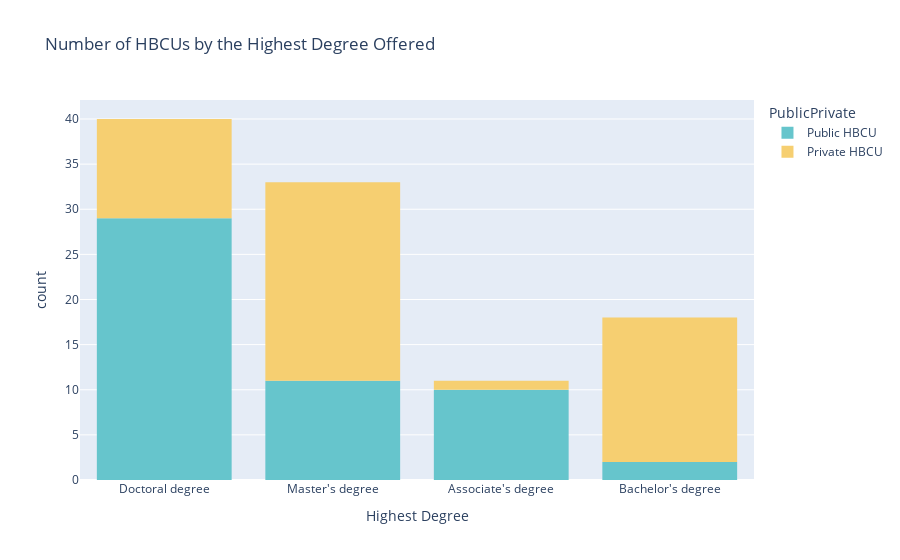

Notebook cell for this chart:
### Code cell
#get Highest degree numbers for public and private HBCUs

fig = px.histogram(df, df['Highest Degree'],
                   title='Number of HBCUs by the Highest Degree Offered',
                   color=df['PublicPrivate'],
                   color_discrete_sequence=px.colors.qualitative.Pastel
                   )
fig.show()

### Figure 1 — Plotly figure (JSON) as saved in the notebook; plotly's stock layout.template omitted (floating-point values rounded to 4 significant figures)
{"data": [{"alignmentgroup": "True", "bingroup": "x", "hovertemplate": "PublicPrivate=Public HBCU<br>Highest Degree=%{x}<br>count=%{y}<extra></extra>", "legendgroup": "Public HBCU", "marker": {"color": "rgb(102, 197, 204)", "pattern": {"shape": ""}}, "name": "Public HBCU", "offsetgroup": "Public HBCU", "orientation": "v", "showlegend": true, "type": "histogram", "x": ["Doctoral degree", "Doctoral degree", "Master's degree", "Doctoral degree", "Associate's degree", "Master's degree", "Doctoral degree", "Master's degree", "Bachelor's degree", "Associate's degree", "Doctoral degree", "Doctoral degree", "Associate's degree", "Master's degree", "Doctoral degree", "Doctoral degree", "Master's degree", "Associate's degree", "Doctoral degree", "Associate's degree", "Bachelor's degree", "Associate's degree", "Doctoral degree", "Doctoral degree", "Doctoral degree", "Associate's degree", "Master's degree", "Master's degree", "Master's degree", "Doctoral degree", "Doctoral degree", "Doctoral degree", "Doctoral degree", "Doctoral degree", "Master's degree", "Associate's degree", "Doctoral degree", "Doctoral degree", "Master's degree", "Associate's degree", "Doctoral degree", "Associate's degree", "Doctoral degree", "Doctoral degree", "Doctoral degree", "Doctoral degree", "Doctoral degree", "Doctoral degree", "Doctoral degree", "Doctoral degree", "Master's degree", "Doctoral degree"], "xaxis": "x", "yaxis": "y"}, {"alignmentgroup": "True", "bingroup": "x", "hovertemplate": "PublicPrivate=Private HBCU<br>Highest Degree=%{x}<br>count=%{y}<extra></extra>", "legendgroup": "Private HBCU", "marker": {"color": "rgb(246, 207, 113)", "pattern": {"shape": ""}}, "name": "Private HBCU", "offsetgroup": "Private HBCU", "orientation": "v", "showlegend": true, "type": "histogram", "x": ["Doctoral degree", "Bachelor's degree", "Bachelor's degree", "Master's degree", "Bachelor's degree", "Master's degree", "Master's degree", "Doctoral degree", "Bachelor's degree", "Master's degree", "Master's degree", "Master's degree", "Master's degree", "Doctoral degree", "Doctoral degree", "Master's degree", "Doctoral degree", "Master's degree", "Master's degree", "Bachelor's degree", "Bachelor's degree", "Master's degree", "Doctoral degree", "Bachelor's degree", "Bachelor's degree", "Doctoral degree", "Bachelor's degree", "Master's degree", "Bachelor's degree", "Master's degree", "Master's degree", "Bachelor's degree", "Master's degree", "Master's degree", "Master's degree", "Associate's degree", "Master's degree", "Bachelor's degree", "Bachelor's degree", "Bachelor's degree", "Master's degree", "Bachelor's degree", "Master's degree", "Doctoral degree", "Doctoral degree", "Doctoral degree", "Master's degree", "Master's degree", "Bachelor's degree", "Doctoral degree"], "xaxis": "x", "yaxis": "y"}], "layout": {"barmode": "relative", "legend": {"title": {"text": "PublicPrivate"}, "tracegroupgap": 0}, "title": {"text": "Number of HBCUs by the Highest Degree Offered"}, "xaxis": {"anchor": "y", "domain": [0, 1], "title": {"text": "Highest Degree"}}, "yaxis": {"anchor": "x", "domain": [0, 1], "title": {"text": "count"}}}}
